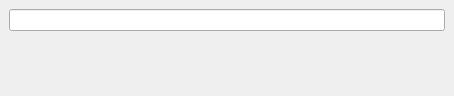
<?xml version="1.0" encoding="UTF-8"?>
<ui version="4.0">
 <class>MainWindow</class>
 <widget class="QMainWindow" name="MainWindow">
  <property name="geometry">
   <rect>
    <x>0</x>
    <y>0</y>
    <width>454</width>
    <height>96</height>
   </rect>
  </property>
  <property name="windowTitle">
   <string>MainWindow</string>
  </property>
  <widget class="QWidget" name="centralwidget">
   <layout class="QGridLayout" name="gridLayout">
    <item row="0" column="0">
     <layout class="QVBoxLayout" name="verticalLayout">
      <item>
       <widget class="QLineEdit" name="lineEdit"/>
      </item>
      <item>
       <widget class="QLabel" name="label">
        <property name="text">
         <string/>
        </property>
       </widget>
      </item>
     </layout>
    </item>
   </layout>
  </widget>
 </widget>
 <resources/>
 <connections/>
</ui>
